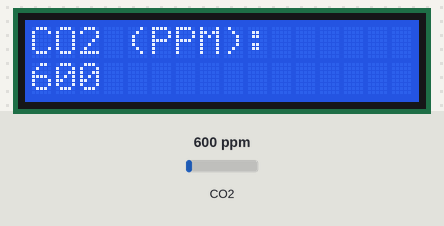
Bench run of a sketch on a simulated Arduino Uno, built with avr-gcc and run on an emulated ATmega328P. On the bench: 16×2 character LCD. The inputs (shaded band) are chosen by the test bench; at power-on: CO2 600 ppm. What the sketch prints to the serial monitor is not drawn.

Above: at 1.2 s.
1.3 s: CO2 set to 452 ppm
At 3.5 s:
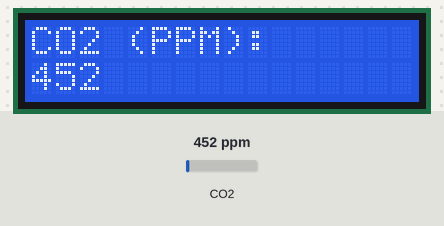
4.0 s: CO2 set to 1050 ppm
At 5.3 s:
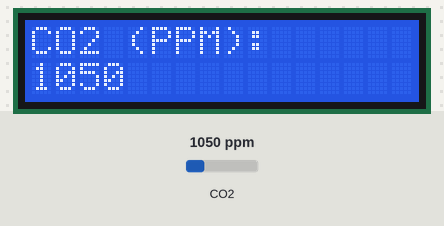
6.7 s: CO2 set to 1700 ppm
At 8.8 s:
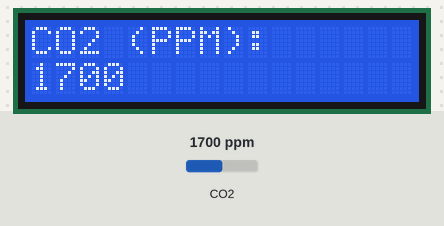
Timing chart, 0 to 10.3 s (numbered marks = the images above; inputs shaded):
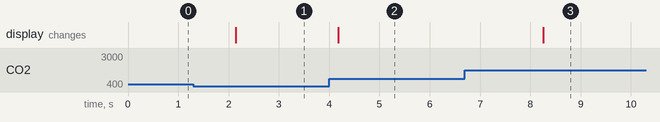

Measured:
- after the input at 1.3 s, the display: changes after 0.84 s (image 1)
- after the input at 4.0 s, the display: changes after 0.18 s (image 2)
- after the input at 6.7 s, the display: changes after 1.6 s (image 3)

The sketch:

CO2.ino
```cpp
#include <Wire.h>
#include <LiquidCrystal_I2C.h>
#include <MHZ19.h>              // <-- CAMBIO: Se incluye la nueva librería
#include <SoftwareSerial.h>      // <-- CAMBIO: Necesario para la comunicación con el sensor

// Define la dirección I2C para el LCD
const int lcd_I2C_address = 0x27;

// Define los pines para el sensor MH-Z19
#define MH_Z19_RX A0
#define MH_Z19_TX A1

// Crea los objetos
LiquidCrystal_I2C lcd(lcd_I2C_address, 16, 2);
MHZ19 my_co2;                     // <-- CAMBIO: Se crea el objeto del sensor
SoftwareSerial co2Serial(MH_Z19_RX, MH_Z19_TX); // <-- CAMBIO: Se crea un puerto serial por software

void setup() {
  Serial.begin(9600);
  co2Serial.begin(9600);        // <-- CAMBIO: Se inicia la comunicación con el sensor
  my_co2.begin(co2Serial);        // <-- CAMBIO: Se inicializa el sensor

  my_co2.autoCalibration(false);  // Se recomienda desactivar la autocalibración para lecturas más estables

  Serial.println("MHZ 19B con LCD I2C");

  // Inicializa el LCD
  lcd.init();
  lcd.backlight();
  lcd.clear();
}

void loop() {
  int ppm = my_co2.getCO2(); // <-- CAMBIO: Se usa la función correcta para leer los PPM

  // Imprime en el monitor serial para depuración
  Serial.print("CO2 PPM: ");
  Serial.println(ppm);

  // Muestra en la pantalla LCD
  lcd.clear();
  lcd.setCursor(0, 0); // Fila 0, columna 0
  lcd.print("CO2 (PPM):");
  lcd.setCursor(0, 1); // Fila 1, columna 0
  lcd.print(ppm);

  delay(2000); // Espera 2 segundos antes de la siguiente lectura
}
```
